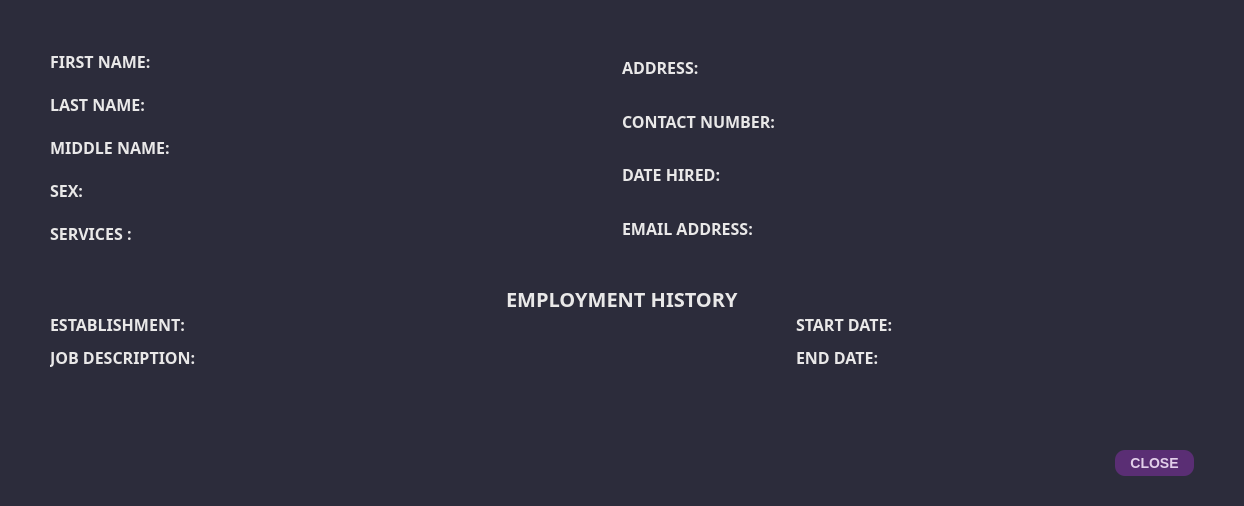
<?xml version="1.0" encoding="UTF-8"?>
<ui version="4.0">
 <class>Dialog</class>
 <widget class="QDialog" name="Dialog">
  <property name="windowModality">
   <enum>Qt::ApplicationModal</enum>
  </property>
  <property name="geometry">
   <rect>
    <x>0</x>
    <y>0</y>
    <width>1244</width>
    <height>506</height>
   </rect>
  </property>
  <property name="sizePolicy">
   <sizepolicy hsizetype="Expanding" vsizetype="Expanding">
    <horstretch>0</horstretch>
    <verstretch>0</verstretch>
   </sizepolicy>
  </property>
  <property name="minimumSize">
   <size>
    <width>1244</width>
    <height>506</height>
   </size>
  </property>
  <property name="maximumSize">
   <size>
    <width>1244</width>
    <height>506</height>
   </size>
  </property>
  <property name="windowTitle">
   <string>More Details</string>
  </property>
  <property name="styleSheet">
   <string notr="true"/>
  </property>
  <layout class="QGridLayout" name="gridLayout_5">
   <property name="leftMargin">
    <number>0</number>
   </property>
   <property name="topMargin">
    <number>0</number>
   </property>
   <property name="rightMargin">
    <number>0</number>
   </property>
   <property name="bottomMargin">
    <number>0</number>
   </property>
   <item row="0" column="0">
    <widget class="QWidget" name="widget" native="true">
     <property name="enabled">
      <bool>true</bool>
     </property>
     <property name="sizePolicy">
      <sizepolicy hsizetype="Preferred" vsizetype="Preferred">
       <horstretch>0</horstretch>
       <verstretch>0</verstretch>
      </sizepolicy>
     </property>
     <property name="whatsThis">
      <string>&lt;html&gt;&lt;head/&gt;&lt;body&gt;&lt;p&gt;&lt;br/&gt;&lt;/p&gt;&lt;/body&gt;&lt;/html&gt;</string>
     </property>
     <property name="styleSheet">
      <string notr="true">QWidget{
	background-color: #2C2C3B;
}

QLabel{
	color: #E9E8E8;
}

QLineEdit, QComboBox, QDateEdit{
	background-color: #E2CFEA;
	border: none;
	height: 30px;
	border-radius: 10px;
	color: #45405C;
	padding-left: 5px;
	padding-right: 5px;
}

QMenu{
	background-color: white;
}

   QMenu::item:selected {
                background-color: #555;
                color: white;
            }

QComboBox QAbstractItemView {
	background-color: #E2CFEA;
	color: #45405C;
}

QPushButton {
                background-color: #5A2E74;  /* Background color of the buttons */
                color: #E2CFEA;              /* Text color of the buttons */
                border: none;               /* Remove button border */
                border-radius: 10px;         /* Border radius of the buttons */
                padding: 5px 15px;          /* Padding inside the buttons */
                font-size: 14px;            /* Font size of the button text */
				font-weight: bold;
}

QPushButton:hover {
                background-color: #745288;  /* Background color on hover */
}
QPushButton:pressed {
                background-color: #6B4483;  /* Background color on press */
}</string>
     </property>
     <layout class="QGridLayout" name="gridLayout_2">
      <property name="leftMargin">
       <number>50</number>
      </property>
      <property name="topMargin">
       <number>50</number>
      </property>
      <property name="rightMargin">
       <number>50</number>
      </property>
      <property name="bottomMargin">
       <number>30</number>
      </property>
      <property name="horizontalSpacing">
       <number>0</number>
      </property>
      <property name="verticalSpacing">
       <number>20</number>
      </property>
      <item row="0" column="0">
       <layout class="QGridLayout" name="gridLayout">
        <item row="0" column="1">
         <layout class="QVBoxLayout" name="verticalLayout_16">
          <property name="spacing">
           <number>20</number>
          </property>
          <item>
           <layout class="QVBoxLayout" name="verticalLayout_6">
            <item>
             <widget class="QLabel" name="label_8">
              <property name="font">
               <font>
                <family>JetBrains Mono</family>
                <pointsize>12</pointsize>
                <bold>true</bold>
               </font>
              </property>
              <property name="text">
               <string>ADDRESS:</string>
              </property>
             </widget>
            </item>
           </layout>
          </item>
          <item>
           <layout class="QVBoxLayout" name="verticalLayout_5">
            <item>
             <widget class="QLabel" name="label_7">
              <property name="font">
               <font>
                <family>JetBrains Mono</family>
                <pointsize>12</pointsize>
                <bold>true</bold>
               </font>
              </property>
              <property name="text">
               <string>CONTACT NUMBER:</string>
              </property>
             </widget>
            </item>
           </layout>
          </item>
          <item>
           <layout class="QVBoxLayout" name="verticalLayout_4">
            <item>
             <widget class="QLabel" name="label_6">
              <property name="font">
               <font>
                <family>JetBrains Mono</family>
                <pointsize>12</pointsize>
                <bold>true</bold>
               </font>
              </property>
              <property name="text">
               <string>DATE HIRED:</string>
              </property>
             </widget>
            </item>
           </layout>
          </item>
          <item>
           <layout class="QVBoxLayout" name="verticalLayout_10">
            <item>
             <widget class="QLabel" name="label_13">
              <property name="font">
               <font>
                <family>JetBrains Mono</family>
                <pointsize>12</pointsize>
                <bold>true</bold>
               </font>
              </property>
              <property name="text">
               <string>EMAIL ADDRESS:</string>
              </property>
             </widget>
            </item>
           </layout>
          </item>
         </layout>
        </item>
        <item row="2" column="0">
         <layout class="QVBoxLayout" name="verticalLayout_19"/>
        </item>
        <item row="1" column="0">
         <spacer name="horizontalSpacer_2">
          <property name="orientation">
           <enum>Qt::Horizontal</enum>
          </property>
          <property name="sizeHint" stdset="0">
           <size>
            <width>40</width>
            <height>20</height>
           </size>
          </property>
         </spacer>
        </item>
        <item row="0" column="0">
         <layout class="QVBoxLayout" name="verticalLayout_15">
          <property name="spacing">
           <number>20</number>
          </property>
          <item>
           <layout class="QVBoxLayout" name="verticalLayout">
            <item>
             <widget class="QLabel" name="label_2">
              <property name="font">
               <font>
                <family>JetBrains Mono</family>
                <pointsize>12</pointsize>
                <bold>true</bold>
               </font>
              </property>
              <property name="text">
               <string>FIRST NAME:</string>
              </property>
             </widget>
            </item>
           </layout>
          </item>
          <item>
           <layout class="QVBoxLayout" name="verticalLayout_2">
            <item>
             <widget class="QLabel" name="label_3">
              <property name="font">
               <font>
                <family>JetBrains Mono</family>
                <pointsize>12</pointsize>
                <bold>true</bold>
               </font>
              </property>
              <property name="text">
               <string>LAST NAME:</string>
              </property>
             </widget>
            </item>
           </layout>
          </item>
          <item>
           <layout class="QVBoxLayout" name="verticalLayout_3">
            <item>
             <widget class="QLabel" name="label_5">
              <property name="font">
               <font>
                <family>JetBrains Mono</family>
                <pointsize>12</pointsize>
                <bold>true</bold>
               </font>
              </property>
              <property name="text">
               <string>MIDDLE NAME:</string>
              </property>
             </widget>
            </item>
           </layout>
          </item>
          <item>
           <layout class="QHBoxLayout" name="horizontalLayout_4">
            <item>
             <widget class="QLabel" name="label_15">
              <property name="font">
               <font>
                <family>JetBrains Mono</family>
                <pointsize>12</pointsize>
                <bold>true</bold>
               </font>
              </property>
              <property name="text">
               <string>SEX: </string>
              </property>
             </widget>
            </item>
           </layout>
          </item>
          <item>
           <layout class="QVBoxLayout" name="verticalLayout_7">
            <item>
             <widget class="QLabel" name="label_4">
              <property name="font">
               <font>
                <family>JetBrains Mono</family>
                <pointsize>12</pointsize>
                <bold>true</bold>
               </font>
              </property>
              <property name="text">
               <string>SERVICES :</string>
              </property>
             </widget>
            </item>
           </layout>
          </item>
         </layout>
        </item>
        <item row="1" column="1">
         <spacer name="horizontalSpacer_3">
          <property name="orientation">
           <enum>Qt::Horizontal</enum>
          </property>
          <property name="sizeHint" stdset="0">
           <size>
            <width>40</width>
            <height>20</height>
           </size>
          </property>
         </spacer>
        </item>
       </layout>
      </item>
      <item row="2" column="0">
       <layout class="QHBoxLayout" name="horizontalLayout_2">
        <item>
         <spacer name="horizontalSpacer_11">
          <property name="orientation">
           <enum>Qt::Horizontal</enum>
          </property>
          <property name="sizeHint" stdset="0">
           <size>
            <width>848</width>
            <height>20</height>
           </size>
          </property>
         </spacer>
        </item>
        <item>
         <widget class="QPushButton" name="close_button">
          <property name="text">
           <string>CLOSE</string>
          </property>
          <property name="icon">
           <iconset>
            <normaloff>../static/icons/cancel_button_light.svg</normaloff>../static/icons/cancel_button_light.svg</iconset>
          </property>
          <property name="checkable">
           <bool>true</bool>
          </property>
          <property name="checked">
           <bool>false</bool>
          </property>
         </widget>
        </item>
        <item>
         <layout class="QHBoxLayout" name="horizontalLayout">
          <property name="spacing">
           <number>0</number>
          </property>
         </layout>
        </item>
       </layout>
      </item>
      <item row="1" column="0">
       <layout class="QGridLayout" name="gridLayout_3">
        <item row="1" column="1" colspan="3">
         <spacer name="horizontalSpacer_10">
          <property name="orientation">
           <enum>Qt::Horizontal</enum>
          </property>
          <property name="sizeHint" stdset="0">
           <size>
            <width>348</width>
            <height>20</height>
           </size>
          </property>
         </spacer>
        </item>
        <item row="1" column="0">
         <layout class="QVBoxLayout" name="verticalLayout_14">
          <property name="spacing">
           <number>10</number>
          </property>
          <item>
           <widget class="QLabel" name="label_10">
            <property name="font">
             <font>
              <family>JetBrains Mono</family>
              <pointsize>12</pointsize>
              <bold>true</bold>
             </font>
            </property>
            <property name="text">
             <string>ESTABLISHMENT:</string>
            </property>
           </widget>
          </item>
          <item>
           <layout class="QVBoxLayout" name="verticalLayout_9">
            <item>
             <widget class="QLabel" name="label_11">
              <property name="font">
               <font>
                <family>JetBrains Mono</family>
                <pointsize>12</pointsize>
                <bold>true</bold>
               </font>
              </property>
              <property name="text">
               <string>JOB DESCRIPTION:</string>
              </property>
             </widget>
            </item>
            <item>
             <spacer name="horizontalSpacer">
              <property name="orientation">
               <enum>Qt::Horizontal</enum>
              </property>
              <property name="sizeHint" stdset="0">
               <size>
                <width>40</width>
                <height>20</height>
               </size>
              </property>
             </spacer>
            </item>
            <item>
             <spacer name="verticalSpacer_11">
              <property name="orientation">
               <enum>Qt::Vertical</enum>
              </property>
              <property name="sizeHint" stdset="0">
               <size>
                <width>20</width>
                <height>40</height>
               </size>
              </property>
             </spacer>
            </item>
           </layout>
          </item>
         </layout>
        </item>
        <item row="0" column="3" colspan="2">
         <spacer name="horizontalSpacer_5">
          <property name="orientation">
           <enum>Qt::Horizontal</enum>
          </property>
          <property name="sizeHint" stdset="0">
           <size>
            <width>427</width>
            <height>17</height>
           </size>
          </property>
         </spacer>
        </item>
        <item row="1" column="4">
         <layout class="QVBoxLayout" name="verticalLayout_13">
          <property name="spacing">
           <number>10</number>
          </property>
          <item>
           <widget class="QLabel" name="label_12">
            <property name="font">
             <font>
              <family>JetBrains Mono</family>
              <pointsize>12</pointsize>
              <bold>true</bold>
             </font>
            </property>
            <property name="text">
             <string>START DATE:</string>
            </property>
           </widget>
          </item>
          <item>
           <layout class="QVBoxLayout" name="verticalLayout_12">
            <item>
             <widget class="QLabel" name="label_14">
              <property name="font">
               <font>
                <family>JetBrains Mono</family>
                <pointsize>12</pointsize>
                <bold>true</bold>
               </font>
              </property>
              <property name="text">
               <string>END DATE:</string>
              </property>
             </widget>
            </item>
            <item>
             <spacer name="horizontalSpacer_7">
              <property name="orientation">
               <enum>Qt::Horizontal</enum>
              </property>
              <property name="sizeHint" stdset="0">
               <size>
                <width>40</width>
                <height>20</height>
               </size>
              </property>
             </spacer>
            </item>
            <item>
             <spacer name="verticalSpacer_12">
              <property name="orientation">
               <enum>Qt::Vertical</enum>
              </property>
              <property name="sizeHint" stdset="0">
               <size>
                <width>20</width>
                <height>40</height>
               </size>
              </property>
             </spacer>
            </item>
           </layout>
          </item>
         </layout>
        </item>
        <item row="0" column="0" colspan="2">
         <spacer name="horizontalSpacer_6">
          <property name="orientation">
           <enum>Qt::Horizontal</enum>
          </property>
          <property name="sizeHint" stdset="0">
           <size>
            <width>426</width>
            <height>17</height>
           </size>
          </property>
         </spacer>
        </item>
        <item row="0" column="2">
         <widget class="QLabel" name="label_9">
          <property name="font">
           <font>
            <family>JetBrains Mono</family>
            <pointsize>15</pointsize>
            <bold>true</bold>
           </font>
          </property>
          <property name="styleSheet">
           <string notr="true"/>
          </property>
          <property name="text">
           <string>EMPLOYMENT HISTORY</string>
          </property>
         </widget>
        </item>
       </layout>
      </item>
     </layout>
    </widget>
   </item>
  </layout>
 </widget>
 <resources/>
 <connections/>
</ui>
